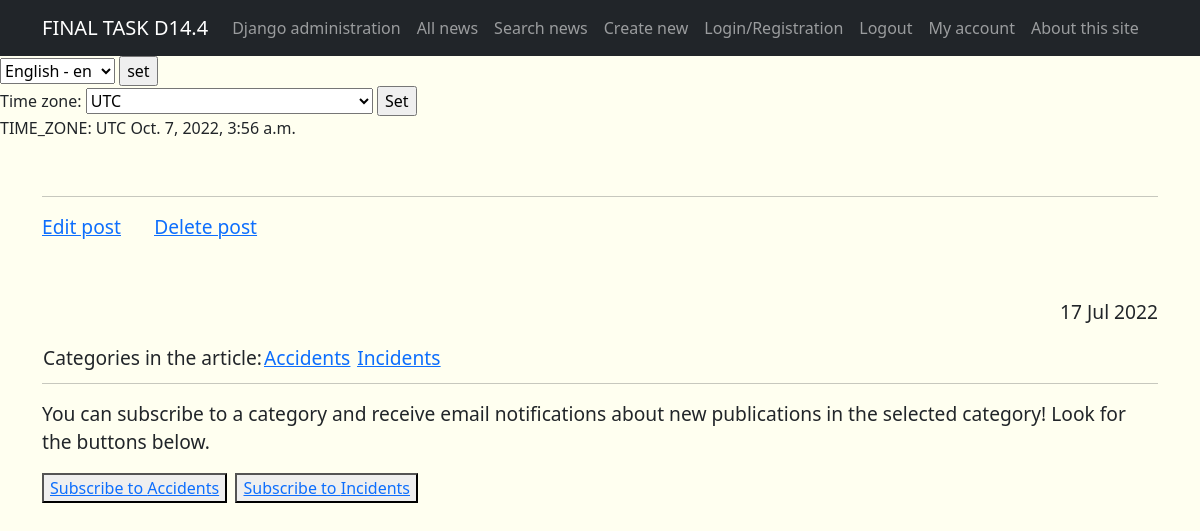
Screenshot of /news/1 with the database file from the repository.
### news/models.py (models this page shows, shortened)
class Post(models.Model):
    NEWS = 'NW'
    ARTICLE = 'AT'
    CHOISE_NW_AT = [
        (NEWS, pgettext_lazy('New', 'New')),
        (ARTICLE, pgettext_lazy('Artiсle','Artiсle'))
    ]
    author = models.ForeignKey(
        Author, on_delete=models.CASCADE,
        verbose_name=pgettext_lazy('Author name', 'Author name')
    )
    type_of_post = models.CharField(
        max_length=2,
        default=NEWS,
        choices=CHOISE_NW_AT,
        verbose_name=pgettext_lazy('Post type', 'Post type')
    )
    post_create_datetime = models.DateTimeField(
        auto_now_add=True,
        verbose_name=pgettext_lazy('Time and date of publication', 'Time and date of publication'),
        help_text=_('Time and date of publication')
    )
    post_category = models.ManyToManyField(
        Category, through='PostCategory',
        related_name='posts',
        verbose_name=pgettext_lazy('This is category of post', 'Post category')
    )
    post_title = models.CharField(
        max_length=128,
        verbose_name=pgettext_lazy('Post title', 'Post title')
    )
    post_text = models.TextField(
        verbose_name=pgettext_lazy('The content of the post', 'The content of the post')
    )
    post_rating = models.IntegerField(
        default=0,
        verbose_name=pgettext_lazy('The rating of the post', 'The rating of the post'),
        help_text=_('The rating of the post')
    )
    is_updated = models.BooleanField(
        default=False
    )
    is_new = models.BooleanField(
        default=True,
        help_text=_('Is this article new?')
    )
    def __str__(self):
        return self.post_title

class Category(models.Model):
    name = models.CharField(
        max_length=64,
        unique=True,
        verbose_name=pgettext_lazy('Name of category', 'Name of category'),
        help_text=_('category name')
    )
    subscriber = models.ManyToManyField(
        User, through='CategorySubscriber',
        blank=True,
        verbose_name=pgettext_lazy('Subscribers', 'Subscribers'),
        help_text=_('subscribers')
    )

### news/views.py (the view)
# urls.py: path('<int:pk>', cache_page(1*1) (PostDetail.as_view()), name='new_detail'),
class PostDetail(DetailView):
    model = Post
    template_name = 'new.html'
    context_object_name = 'new'
    def get_object(self, *args, **kwargs):
        obj = cache.get(f'post-{self.kwargs["pk"]}', None)
        if not obj:
            obj = super().get_object(queryset=self.queryset)
            cache.set(f'post-{self.kwargs["pk"]}', obj)
        return obj
    def get_context_data(self, **kwargs):
        context = super().get_context_data(**kwargs)
        id = self.kwargs.get('pk')
        print(Post.objects.get(pk=id).post_title) #Это выводится в консоль при открытии отдельной новости
        print(self.request.user.username, self.request.user.id) #Это выводится в консоль при открытии отдельной новости
        context['is_subscribe'] = False
        return context

### news/context_processors.py (called while the page is built)
def navigate_context(request):
    current_time = timezone.datetime.now().astimezone() #+ timezone.timedelta(hours=3)
    c_t_h = (timezone.datetime.now().astimezone() + timezone.timedelta(hours=3)).hour
    news = Post.objects.all()
    context = {
        'current_time': current_time,
        'c_t_h': c_t_h,
        'timezones': pytz.common_timezones,
        'news': news,
    }
    return context

### news/templatetags/custom_filters.py (called while the page is built)
@register.filter()
def makegoodwords(value):
    new_value = keyword_processor.replace_keywords(value)
    return new_value

### templates/new.html (shortened to what this page needs)
{% extends 'flatpages/default.html' %}
{% load i18n %}
{% load tz %}
{% load custom_filters %}
{% block content %}
<p>&nbsp;</p>
<hr>
<p>
    <a href="{% url 'new_edit' new.pk %}" style='...'><u style="font-size: 1.2em;">{% trans "Edit post" %}</u></a>&nbsp; &nbsp;&nbsp; &nbsp;&nbsp;
    <a href="{% url 'new_delete' new.pk %}" style='...'><u style="font-size: 1.2em;">{% trans "Delete post" %}</u></a>
</p>
<p>&nbsp;</p>
<p style="font-size: 1.2em;" align="right">{{ new.post_create_datetime|date:'d M Y' }}</p>
<table align='left' border="0" cellspacing="0" style="font-size: 1.2em;">
    <tr align="left">
        <td>{% trans "Categories in the article:" %}</td>
            {% for cat in new.post_category.all %}
                 <td ><a href="{% url 'category_search' cat.id %}"><u>{{ cat.name }}</u></a>&nbsp;</td>
            {% endfor %}
    </tr>
</table>
<p><strong>&nbsp; &nbsp;</strong></p>
<hr>
{% trans "You can subscribe to a category and receive email notifications about new publications in the selected category! Look for the buttons below." as youcansubscrib_var %}
<p align='left' border="0" cellspacing="0" style="font-size: 1.2em;">{{ youcansubscrib_var }}</p>
<table align='left' border="0" cellspacing="0" style="font-size: 1.2em;">
    <tr align="right">
        <form align="center">
            {% trans "Unsubscribe from" as unsubscribe_var %}
            {% trans "Subscribe to" as subscribe_var %}
            {% for cat in new.post_category.all %}
                {% if is_subscribe %}
                    <button> <a href="{% url 'subscr_me' cat.id %}">{unsubscribe_var} {{ cat.name }}</a> </button>
            &nbsp;   {% else %}
                    <button> <a href="{% url 'subscr_me' cat.id %}">{{subscribe_var}} {{ cat.name }}</a> </button>
                {% endif %}&nbsp;
            {% endfor %}
        </form>
    </tr>
</table>
<p><strong>&nbsp;</strong></p>
{% endblock content %}

### rows the page displays
Post: post_create_datetime "17 Jul 2022"
Category: name "Accidents", subscribe_var "Subscribe to"
Category: name "Incidents", subscribe_var "Subscribe to"

### other values shown
{{ TIME_ZONE }} "UTC"
{{ current_time|timezone:TIME_ZONE }} "Oct. 7, 2022, 3:56 a.m."
{{ youcansubscrib_var }} "You can subscribe to a category and receive email notifications about new publications in the selected category! Look for the buttons below."
form field language "English - en"
form field timezone "UTC"
